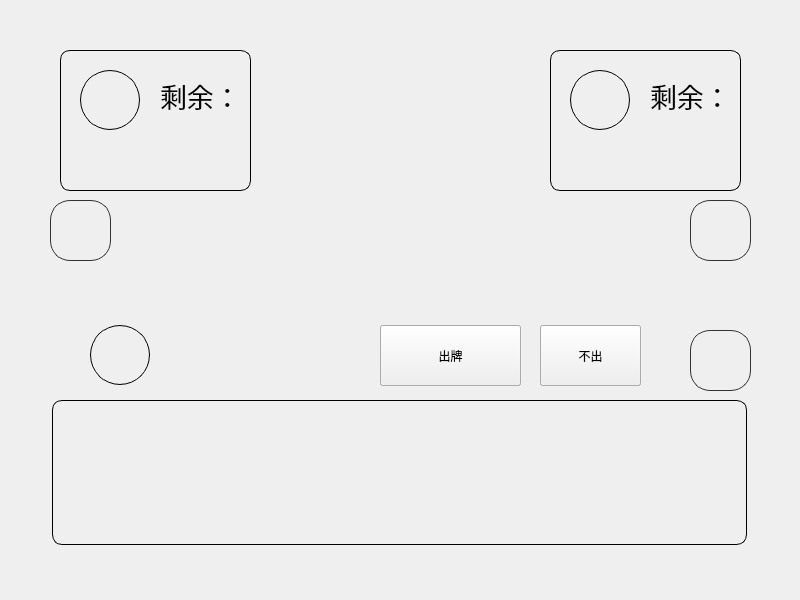
<?xml version="1.0" encoding="UTF-8"?>
<ui version="4.0">
 <class>Form_Game</class>
 <widget class="QWidget" name="Form_Game">
  <property name="geometry">
   <rect>
    <x>0</x>
    <y>0</y>
    <width>800</width>
    <height>600</height>
   </rect>
  </property>
  <property name="windowTitle">
   <string>Form</string>
  </property>
  <widget class="QLabel" name="BACKGROUND">
   <property name="geometry">
    <rect>
     <x>0</x>
     <y>0</y>
     <width>800</width>
     <height>600</height>
    </rect>
   </property>
   <property name="text">
    <string/>
   </property>
   <property name="scaledContents">
    <bool>true</bool>
   </property>
  </widget>
  <widget class="QWidget" name="Widget_PlayerC" native="true">
   <property name="geometry">
    <rect>
     <x>60</x>
     <y>50</y>
     <width>191</width>
     <height>141</height>
    </rect>
   </property>
   <property name="styleSheet">
    <string notr="true">QWidget#Widget_PlayerC{
	border: 1px solid black;
	border-radius: 10px;
}</string>
   </property>
   <widget class="QPushButton" name="btn_pfp_playerC">
    <property name="geometry">
     <rect>
      <x>20</x>
      <y>20</y>
      <width>60</width>
      <height>60</height>
     </rect>
    </property>
    <property name="styleSheet">
     <string notr="true">QPushButton{
	border: 1px solid black;
	border-radius: 30px;
	background-color: transparent;
}
QPushButton:hover{
	border: 1px solid red;
}</string>
    </property>
    <property name="text">
     <string/>
    </property>
   </widget>
   <widget class="QLabel" name="lbl_pfp_playerC">
    <property name="geometry">
     <rect>
      <x>20</x>
      <y>20</y>
      <width>60</width>
      <height>60</height>
     </rect>
    </property>
    <property name="text">
     <string/>
    </property>
    <property name="scaledContents">
     <bool>true</bool>
    </property>
   </widget>
   <widget class="QLabel" name="lbl_cardNum_playerC">
    <property name="geometry">
     <rect>
      <x>80</x>
      <y>60</y>
      <width>91</width>
      <height>71</height>
     </rect>
    </property>
    <property name="styleSheet">
     <string notr="true">font: 40pt;</string>
    </property>
    <property name="text">
     <string/>
    </property>
    <property name="alignment">
     <set>Qt::AlignCenter</set>
    </property>
   </widget>
   <widget class="QLabel" name="lbl_title_cardNum_playerC">
    <property name="geometry">
     <rect>
      <x>100</x>
      <y>20</y>
      <width>81</width>
      <height>51</height>
     </rect>
    </property>
    <property name="styleSheet">
     <string notr="true">font: 20pt;</string>
    </property>
    <property name="text">
     <string>剩余：</string>
    </property>
   </widget>
   <widget class="QLabel" name="lbl_landlord_playerC">
    <property name="geometry">
     <rect>
      <x>10</x>
      <y>90</y>
      <width>71</width>
      <height>41</height>
     </rect>
    </property>
    <property name="styleSheet">
     <string notr="true">font: 22pt;</string>
    </property>
    <property name="text">
     <string/>
    </property>
    <property name="alignment">
     <set>Qt::AlignCenter</set>
    </property>
   </widget>
   <zorder>lbl_pfp_playerC</zorder>
   <zorder>btn_pfp_playerC</zorder>
   <zorder>lbl_cardNum_playerC</zorder>
   <zorder>lbl_title_cardNum_playerC</zorder>
   <zorder>lbl_landlord_playerC</zorder>
  </widget>
  <widget class="QWidget" name="Widget_PlayerB" native="true">
   <property name="geometry">
    <rect>
     <x>550</x>
     <y>50</y>
     <width>191</width>
     <height>141</height>
    </rect>
   </property>
   <property name="styleSheet">
    <string notr="true">QWidget#Widget_PlayerB{
	border: 1px solid black;
	border-radius: 10px;
}</string>
   </property>
   <widget class="QPushButton" name="btn_pfp_playerB">
    <property name="geometry">
     <rect>
      <x>20</x>
      <y>20</y>
      <width>60</width>
      <height>60</height>
     </rect>
    </property>
    <property name="styleSheet">
     <string notr="true">QPushButton{
	border: 1px solid black;
	border-radius: 30px;
	background-color: transparent;
}
QPushButton:hover{
	border: 1px solid red;
}</string>
    </property>
    <property name="text">
     <string/>
    </property>
   </widget>
   <widget class="QLabel" name="lbl_pfp_playerB">
    <property name="geometry">
     <rect>
      <x>20</x>
      <y>20</y>
      <width>60</width>
      <height>60</height>
     </rect>
    </property>
    <property name="text">
     <string/>
    </property>
    <property name="scaledContents">
     <bool>true</bool>
    </property>
   </widget>
   <widget class="QLabel" name="lbl_cardNum_playerB">
    <property name="geometry">
     <rect>
      <x>80</x>
      <y>60</y>
      <width>91</width>
      <height>71</height>
     </rect>
    </property>
    <property name="styleSheet">
     <string notr="true">font: 40pt;</string>
    </property>
    <property name="text">
     <string/>
    </property>
    <property name="alignment">
     <set>Qt::AlignCenter</set>
    </property>
   </widget>
   <widget class="QLabel" name="lbl_title_cardNum_playerB">
    <property name="geometry">
     <rect>
      <x>100</x>
      <y>20</y>
      <width>81</width>
      <height>51</height>
     </rect>
    </property>
    <property name="styleSheet">
     <string notr="true">font: 20pt;</string>
    </property>
    <property name="text">
     <string>剩余：</string>
    </property>
   </widget>
   <widget class="QLabel" name="lbl_landlord_playerB">
    <property name="geometry">
     <rect>
      <x>10</x>
      <y>90</y>
      <width>71</width>
      <height>41</height>
     </rect>
    </property>
    <property name="styleSheet">
     <string notr="true">font: 22pt;</string>
    </property>
    <property name="text">
     <string/>
    </property>
    <property name="alignment">
     <set>Qt::AlignCenter</set>
    </property>
   </widget>
   <zorder>lbl_pfp_playerB</zorder>
   <zorder>lbl_cardNum_playerB</zorder>
   <zorder>lbl_title_cardNum_playerB</zorder>
   <zorder>lbl_landlord_playerB</zorder>
   <zorder>btn_pfp_playerB</zorder>
  </widget>
  <widget class="QWidget" name="Widget_CardLbls" native="true">
   <property name="geometry">
    <rect>
     <x>120</x>
     <y>200</y>
     <width>560</width>
     <height>110</height>
    </rect>
   </property>
   <property name="minimumSize">
    <size>
     <width>560</width>
     <height>110</height>
    </size>
   </property>
   <property name="maximumSize">
    <size>
     <width>560</width>
     <height>110</height>
    </size>
   </property>
   <property name="styleSheet">
    <string notr="true"/>
   </property>
   <layout class="QHBoxLayout" name="horizontalLayout_2">
    <property name="spacing">
     <number>0</number>
    </property>
    <property name="leftMargin">
     <number>0</number>
    </property>
    <property name="topMargin">
     <number>0</number>
    </property>
    <property name="rightMargin">
     <number>0</number>
    </property>
    <property name="bottomMargin">
     <number>0</number>
    </property>
    <item>
     <spacer name="HSpacer_left_CardLbls">
      <property name="orientation">
       <enum>Qt::Horizontal</enum>
      </property>
      <property name="sizeHint" stdset="0">
       <size>
        <width>1</width>
        <height>135</height>
       </size>
      </property>
     </spacer>
    </item>
    <item>
     <spacer name="HSpacer_right_CardLbls">
      <property name="orientation">
       <enum>Qt::Horizontal</enum>
      </property>
      <property name="sizeHint" stdset="0">
       <size>
        <width>1</width>
        <height>135</height>
       </size>
      </property>
     </spacer>
    </item>
   </layout>
  </widget>
  <widget class="QLabel" name="lbl_time_playerB">
   <property name="geometry">
    <rect>
     <x>690</x>
     <y>200</y>
     <width>61</width>
     <height>61</height>
    </rect>
   </property>
   <property name="styleSheet">
    <string notr="true">border: 1px solid rgb(50,50,50);
border-radius: 20px;
font: 30pt;
color: rgba(255,0,0,200);</string>
   </property>
   <property name="text">
    <string/>
   </property>
   <property name="alignment">
    <set>Qt::AlignCenter</set>
   </property>
  </widget>
  <widget class="QLabel" name="lbl_time_playerC">
   <property name="geometry">
    <rect>
     <x>50</x>
     <y>200</y>
     <width>61</width>
     <height>61</height>
    </rect>
   </property>
   <property name="styleSheet">
    <string notr="true">border: 1px solid rgb(50,50,50);
border-radius: 20px;
font: 30pt;
color: rgba(255,0,0,200);</string>
   </property>
   <property name="text">
    <string/>
   </property>
   <property name="alignment">
    <set>Qt::AlignCenter</set>
   </property>
  </widget>
  <widget class="QWidget" name="Widget_PlayerA" native="true">
   <property name="geometry">
    <rect>
     <x>10</x>
     <y>310</y>
     <width>781</width>
     <height>251</height>
    </rect>
   </property>
   <widget class="QLabel" name="lbl_landlord_playerA">
    <property name="geometry">
     <rect>
      <x>0</x>
      <y>40</y>
      <width>71</width>
      <height>41</height>
     </rect>
    </property>
    <property name="styleSheet">
     <string notr="true">font: 22pt;</string>
    </property>
    <property name="text">
     <string/>
    </property>
    <property name="alignment">
     <set>Qt::AlignCenter</set>
    </property>
   </widget>
   <widget class="QWidget" name="Widget_PlayerInfo" native="true">
    <property name="geometry">
     <rect>
      <x>70</x>
      <y>10</y>
      <width>281</width>
      <height>71</height>
     </rect>
    </property>
    <property name="styleSheet">
     <string notr="true"/>
    </property>
    <widget class="QPushButton" name="btn_pfp_playerA">
     <property name="geometry">
      <rect>
       <x>10</x>
       <y>5</y>
       <width>60</width>
       <height>60</height>
      </rect>
     </property>
     <property name="styleSheet">
      <string notr="true">QPushButton{
	border: 1px solid black;
	border-radius: 30px;
	background-color: transparent;
}
QPushButton:hover{
	border: 1px solid red;
}</string>
     </property>
     <property name="text">
      <string/>
     </property>
    </widget>
    <widget class="QLabel" name="lbl_pfp_playerA">
     <property name="geometry">
      <rect>
       <x>10</x>
       <y>5</y>
       <width>60</width>
       <height>60</height>
      </rect>
     </property>
     <property name="text">
      <string/>
     </property>
     <property name="scaledContents">
      <bool>true</bool>
     </property>
    </widget>
    <widget class="QLabel" name="lbl_username_playerA">
     <property name="geometry">
      <rect>
       <x>90</x>
       <y>15</y>
       <width>171</width>
       <height>41</height>
      </rect>
     </property>
     <property name="styleSheet">
      <string notr="true">font: 24pt;</string>
     </property>
     <property name="text">
      <string/>
     </property>
     <property name="alignment">
      <set>Qt::AlignCenter</set>
     </property>
    </widget>
    <zorder>lbl_pfp_playerA</zorder>
    <zorder>btn_pfp_playerA</zorder>
    <zorder>lbl_username_playerA</zorder>
   </widget>
   <widget class="QLabel" name="lbl_time_playerA">
    <property name="geometry">
     <rect>
      <x>680</x>
      <y>20</y>
      <width>61</width>
      <height>61</height>
     </rect>
    </property>
    <property name="styleSheet">
     <string notr="true">border: 1px solid rgb(50,50,50);
border-radius: 20px;
font: 30pt;
color: rgba(255,0,0,200);</string>
    </property>
    <property name="text">
     <string/>
    </property>
    <property name="alignment">
     <set>Qt::AlignCenter</set>
    </property>
   </widget>
   <widget class="QWidget" name="Widget_CardBtns" native="true">
    <property name="geometry">
     <rect>
      <x>42</x>
      <y>90</y>
      <width>695</width>
      <height>145</height>
     </rect>
    </property>
    <property name="minimumSize">
     <size>
      <width>695</width>
      <height>145</height>
     </size>
    </property>
    <property name="maximumSize">
     <size>
      <width>695</width>
      <height>145</height>
     </size>
    </property>
    <property name="styleSheet">
     <string notr="true">QWidget#Widget_CardBtns{
	border: 1px solid balck;
	border-radius: 10px;
}

QPushButton{
	border: 1px solid grey;
	border-radius: 3px;
	background-color: rgb(255, 255, 250);
	font: 18pt;
}
QPushButton:hover{
	background-color: rgb(255, 255, 240);
}</string>
    </property>
    <layout class="QHBoxLayout" name="horizontalLayout">
     <property name="spacing">
      <number>0</number>
     </property>
     <property name="leftMargin">
      <number>0</number>
     </property>
     <property name="topMargin">
      <number>0</number>
     </property>
     <property name="rightMargin">
      <number>0</number>
     </property>
     <property name="bottomMargin">
      <number>0</number>
     </property>
     <item>
      <spacer name="HSpacer_left_CardBtns">
       <property name="orientation">
        <enum>Qt::Horizontal</enum>
       </property>
       <property name="sizeHint" stdset="0">
        <size>
         <width>1</width>
         <height>135</height>
        </size>
       </property>
      </spacer>
     </item>
     <item>
      <spacer name="HSpacer_right_CardBtns">
       <property name="orientation">
        <enum>Qt::Horizontal</enum>
       </property>
       <property name="sizeHint" stdset="0">
        <size>
         <width>1</width>
         <height>135</height>
        </size>
       </property>
      </spacer>
     </item>
    </layout>
   </widget>
   <widget class="QWidget" name="Widget_BTN_PlayCard" native="true">
    <property name="geometry">
     <rect>
      <x>360</x>
      <y>10</y>
      <width>281</width>
      <height>71</height>
     </rect>
    </property>
    <widget class="QPushButton" name="btn_pass_playCard">
     <property name="geometry">
      <rect>
       <x>170</x>
       <y>5</y>
       <width>101</width>
       <height>61</height>
      </rect>
     </property>
     <property name="text">
      <string>不出</string>
     </property>
    </widget>
    <widget class="QPushButton" name="btn_playCard">
     <property name="geometry">
      <rect>
       <x>10</x>
       <y>5</y>
       <width>141</width>
       <height>61</height>
      </rect>
     </property>
     <property name="text">
      <string>出牌</string>
     </property>
    </widget>
   </widget>
   <widget class="QWidget" name="Widget_BTN_Landlord" native="true">
    <property name="geometry">
     <rect>
      <x>360</x>
      <y>10</y>
      <width>281</width>
      <height>71</height>
     </rect>
    </property>
    <widget class="QPushButton" name="btn_pass_landlord">
     <property name="geometry">
      <rect>
       <x>170</x>
       <y>5</y>
       <width>101</width>
       <height>61</height>
      </rect>
     </property>
     <property name="text">
      <string>不做</string>
     </property>
    </widget>
    <widget class="QPushButton" name="btn_become">
     <property name="geometry">
      <rect>
       <x>10</x>
       <y>5</y>
       <width>141</width>
       <height>61</height>
      </rect>
     </property>
     <property name="text">
      <string>做地主</string>
     </property>
    </widget>
   </widget>
   <zorder>lbl_landlord_playerA</zorder>
   <zorder>Widget_PlayerInfo</zorder>
   <zorder>lbl_time_playerA</zorder>
   <zorder>Widget_CardBtns</zorder>
   <zorder>Widget_BTN_Landlord</zorder>
   <zorder>Widget_BTN_PlayCard</zorder>
  </widget>
  <zorder>BACKGROUND</zorder>
  <zorder>Widget_PlayerC</zorder>
  <zorder>Widget_PlayerB</zorder>
  <zorder>Widget_CardLbls</zorder>
  <zorder>lbl_time_playerC</zorder>
  <zorder>lbl_time_playerB</zorder>
  <zorder>Widget_PlayerA</zorder>
 </widget>
 <resources/>
 <connections/>
</ui>
